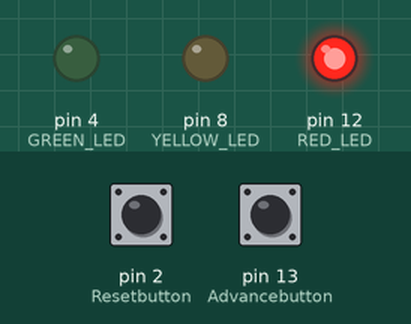
Simulated run of this sketch. Board: Arduino Uno, built with avr-gcc and run on an emulated ATmega328P. Shown: output pins drawn as LEDs (lit = HIGH). Inputs (shaded band) come from the test bench; at power-on: pin 13 (Advancebutton) LOW, pin 2 (Resetbutton) LOW.

Above: at 1.2 s.
1.3 s: pin 13 (Advancebutton) pulled HIGH for 0.15 s
At 2.5 s:
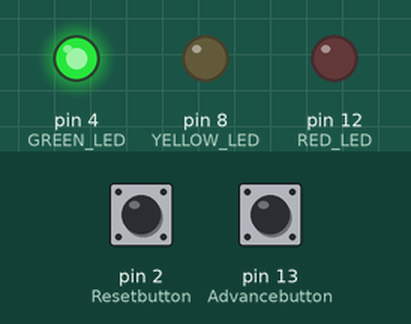
2.9 s: pin 13 (Advancebutton) pulled HIGH for 1 s
At 3.8 s:
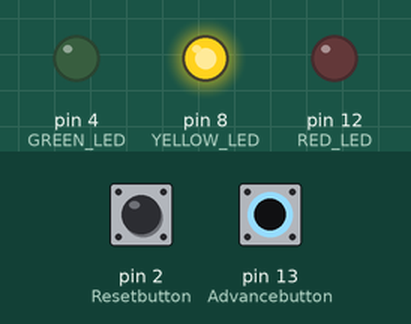
5.4 s: pin 13 (Advancebutton) pulled HIGH for 3.2 s
At 5.7 s:
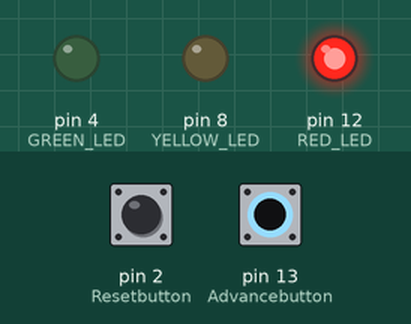
Timing chart, 0 to 8.4 s (numbered marks = the images above; inputs shaded):
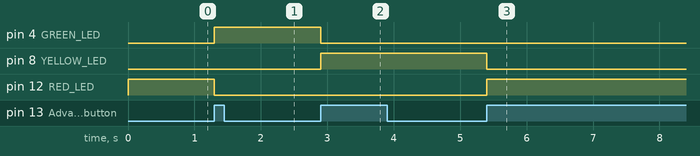

The sketch:

TrafficLight.ino
```cpp
// Code for Arduino on Tinker cad

int RED_LED       = 12;
int YELLOW_LED    = 8;
int GREEN_LED     = 4;
int Advancebutton = 13;
int Resetbutton   = 2;

bool AdvancebuttonState     = false;
bool ResetbuttonState       = false;
bool lastAdvancebuttonState = false;
bool lastResetbuttonState   = false;

int currState = 0; // 0=Red, 1=Green, 2=Yellow

void setup(){
  pinMode(RED_LED,       OUTPUT);
  pinMode(YELLOW_LED,    OUTPUT);
  pinMode(GREEN_LED,     OUTPUT);
  pinMode(Advancebutton, INPUT);
  pinMode(Resetbutton,   INPUT);

  updateLEDs();
}

void updateLEDs()
{
  digitalWrite(RED_LED,    currState == 0 ? HIGH : LOW);
  digitalWrite(GREEN_LED,  currState == 1 ? HIGH : LOW);
  digitalWrite(YELLOW_LED, currState == 2 ? HIGH : LOW);
}

void loop()
{
  ResetbuttonState   = digitalRead(Resetbutton);
  AdvancebuttonState = digitalRead(Advancebutton);

  if (ResetbuttonState == HIGH && lastResetbuttonState == LOW)
  {
    currState = 0;
    updateLEDs();
  }

  if (AdvancebuttonState == HIGH && lastAdvancebuttonState == LOW)
  {
    currState = (currState + 1) % 3;
    updateLEDs();
  }

  lastAdvancebuttonState = AdvancebuttonState;
  lastResetbuttonState   = ResetbuttonState;

  delay(50);
}
```

Measured:
- after the input at 1.3 s, pin 4 (GREEN_LED): LOW → HIGH at once; pin 12 (RED_LED): HIGH → LOW at once
- after the input at 2.9 s, pin 4 (GREEN_LED): HIGH → LOW at once; pin 8 (YELLOW_LED): LOW → HIGH at once
- after the input at 5.4 s, pin 8 (YELLOW_LED): HIGH → LOW at once; pin 12 (RED_LED): LOW → HIGH at once
